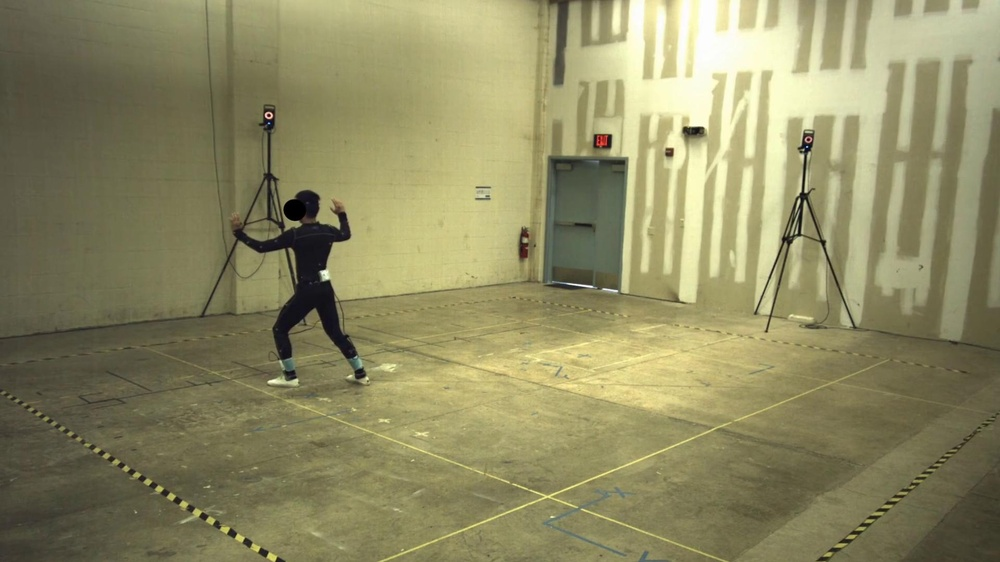
%> input picture im1corrected.jpg, 1000 x 562 px, shrunk from 1920 x 1080 before the run
$ octave task3_5.m   (GNU Octave 9; MATLAB toolbox functions it lacks are replaced by stand-ins)
%> lines starting %> are read from the running program, lines starting %| are printed output that depends on the picture
%% Task 3.5 - Computing fundamental matrix from known camera calibration parameters

% Loading Parameters
cameraParams1 = load('Parameters_V1_1.mat');
cameraParams2 = load('Parameters_V2_1.mat');
im1 = imread('im1corrected.jpg');
%> im1 is the input picture: size 562x1000x3 uint8; mean R, G, B 142.5, 138.7, 99.3
im2 = imread('im2corrected.jpg');
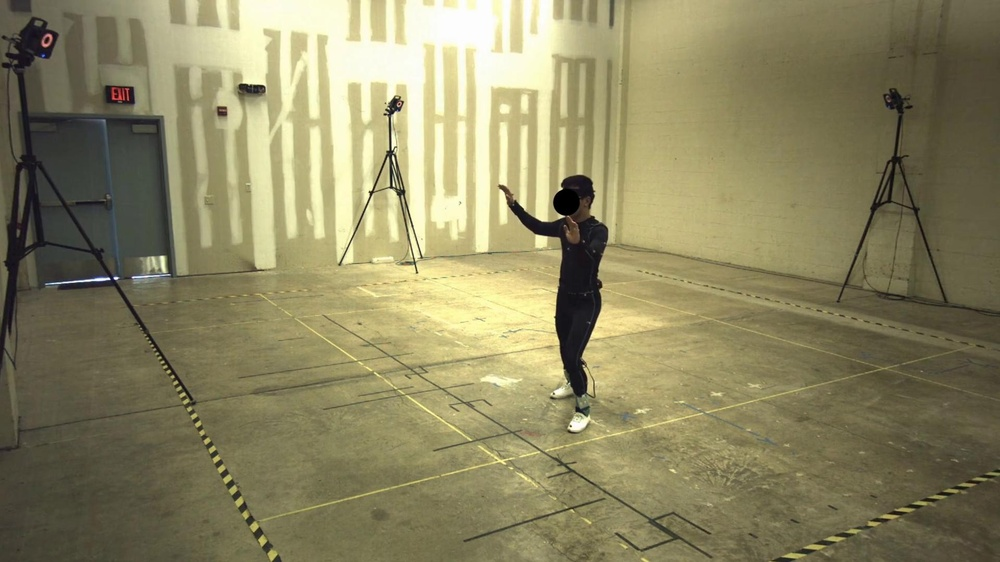
%> input picture im2corrected.jpg, 1000 x 562 px, shrunk from 1920 x 1080 before the run
%> im2 is the input picture: size 562x1000x3 uint8; mean R, G, B 139.9, 134, 97.9

% Extracting Kmats Rmats and Position parameters
K1 = cameraParams1.Parameters.Kmat;
R1 = cameraParams1.Parameters.Rmat;
C1 = cameraParams1.Parameters.position(:); % Converting to a column vector
K2 = cameraParams2.Parameters.Kmat;
R2 = cameraParams2.Parameters.Rmat;
C2 = cameraParams2.Parameters.position(:); % Converting to a column vector

% Computing the relative rotation and translation
R = R2 * R1';
T = R1 * (C2 - C1); % Translating camera 2 to camera 1’s coordinate system

% Constructing skew-symmetric matrix for T
T_skew = [0 -T(3) T(2);
        T(3) 0 -T(1);
     -T(2) T(1) 0];

% Computing the Essential matrix
E = R * T_skew;

% Computing the Fundamental matrix
disp('Fundamental Matrix for task 3.5: ')
F = inv(K2)' * E * inv(K1)

colors = 'bgrcmykbgrcmykbgrcmykbgrcmykbgrcmykbgrcmykbgrcmyk';

% Sanity check by plotting epipolar lines in both images
% Selecting the same points I selected in task 3.6 for validation
x1 = [1553.6; 1164.4;	1138.9;	516.9;	591.7;	452.4;	515.2;	1050.6];
y1 = [269.4378;	158.9736;	551.5464;	221.8533;	368.0059;	425.7872;	735.0869;	954.3159];
x2 = [770.2;	221.2;	231.4;	90.4;	1111.8;	1101.6;	1105.0;	1699.8];
y2 = [204.8588;	36.6133;	 534.5519;	80.7990;	 335.7164;	442.7817;  833.6550;	709.5952];


colors = 'bgrcmykbgrcmykbgrcmykbgrcmykbgrcmykbgrcmykbgrcmyk';

% Overlay epipolar lines on im2
L = F * [x1'; y1'; ones(size(x1'))];
[nr, nc, ~] = size(im2);
%> nr = 562; nc = 1000
figure(2); clf; imagesc(im2); axis image;
hold on; plot(x2, y2, '*'); hold off
for i = 1:length(L)
    a = L(1,i); b = L(2,i); c = L(3,i);
    if abs(a) > abs(b)
       ylo = 0; yhi = nr;
       xlo = (-b * ylo - c) / a;
       xhi = (-b * yhi - c) / a;
       hold on
       h = plot([xlo; xhi], [ylo; yhi]);
       set(h, 'Color', colors(i), 'LineWidth', 2);
       hold off
       drawnow;
    else
       xlo = 0; xhi = nc;
       ylo = (-a * xlo - c) / b;
       yhi = (-a * xhi - c) / b;
       hold on
       h = plot([xlo; xhi], [ylo; yhi], 'b');
       set(h, 'Color', colors(i), 'LineWidth', 2);
       hold off
       drawnow;
    end
end
%> after the loop, h = -48.19; xlo = 0; ylo = 1110.6
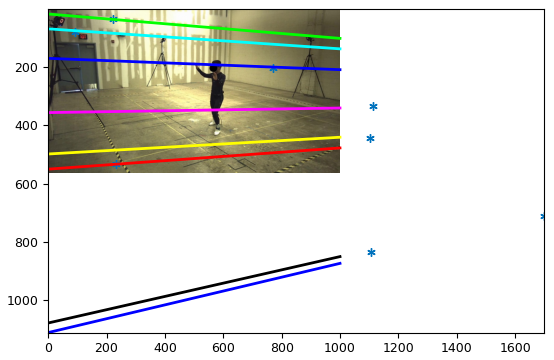
%> figure redrawn from the program's plot data

% Overlay epipolar lines on im1
L_prime = ([x2'; y2'; ones(size(x2'))]' * F)';
[nr, nc, ~] = size(im1);
figure(1); clf; imagesc(im1); axis image;
hold on; plot(x1, y1, '*'); hold off
for i = 1:length(L_prime)
    a = L_prime(1,i); b = L_prime(2,i); c = L_prime(3,i);
    if abs(a) > abs(b)
       ylo = 0; yhi = nr;
       xlo = (-b * ylo - c) / a;
       xhi = (-b * yhi - c) / a;
       hold on
       h = plot([xlo; xhi], [ylo; yhi], 'b');
       set(h, 'Color', colors(i), 'LineWidth', 2);
       hold off
       drawnow;
    else
       xlo = 0; xhi = nc;
       ylo = (-a * xlo - c) / b;
       yhi = (-a * xhi - c) / b;
       hold on
       h = plot([xlo; xhi], [ylo; yhi], 'b');
       set(h, 'Color', colors(i), 'LineWidth', 2);
       hold off
       drawnow;
    end
end
%> after the loop, h = -96.15; ylo = 560.1
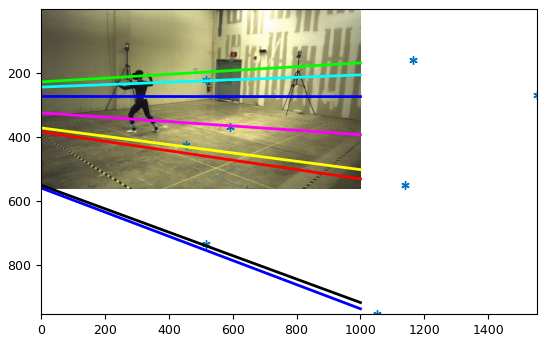
%> figure redrawn from the program's plot data

%% Task 3.7 for F from task 3.5

%> (the run ends here)
